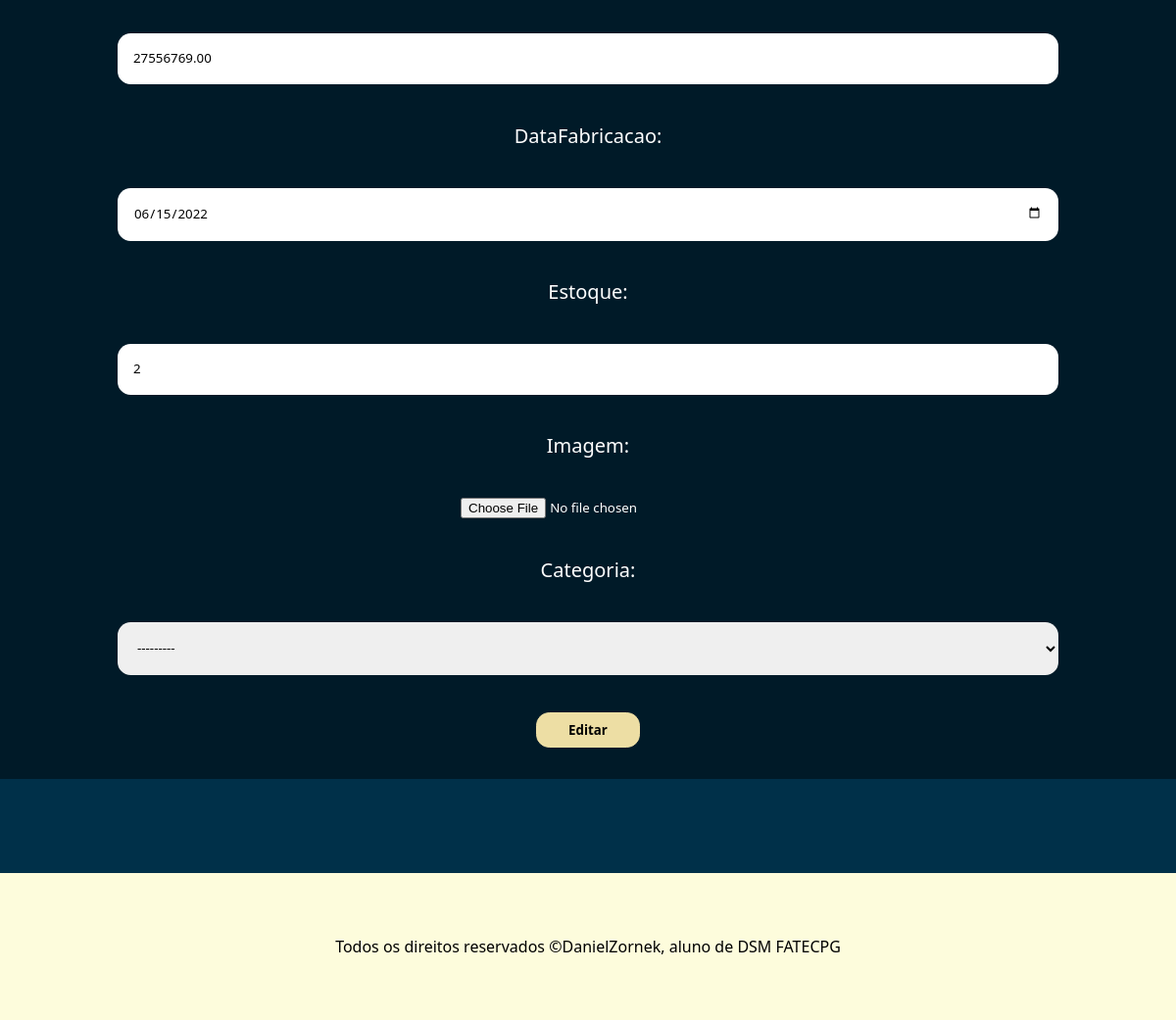
The page /editar-produto/2 (lower part) on the database as committed earlier.
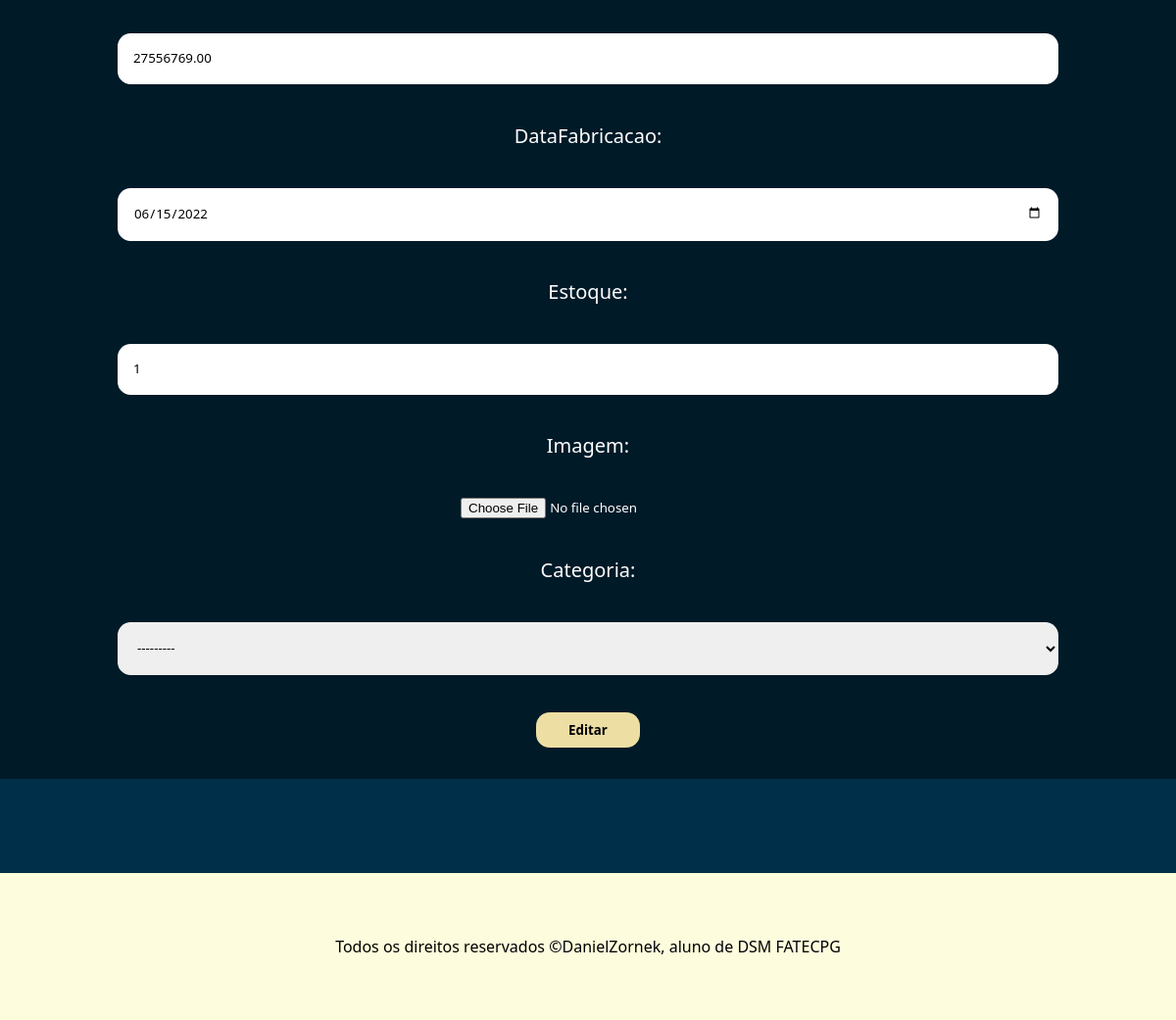
The same page on the database as committed later.
### app/models.py (models this page shows, shortened)
class Veiculo(models.Model):
    marca = models.CharField(max_length=80)
    modelo = models.CharField(max_length=80)
    descricao = models.CharField(max_length=200)
    preco = models.DecimalField(max_digits=15, decimal_places=2)
    dataFabricacao = models.DateField()
    estoque = models.IntegerField()
    imagem = models.ImageField(upload_to='imagens/')
    categoria = models.ForeignKey(Categoria, on_delete=models.SET_NULL, null=True, blank=True)

### app/views.py (the view)
# urls.py: path("editar-produto/<int:veiculo_cd>", views.editar_produto, name="editar_produto"),
def editar_produto(request, veiculo_cd):
    veiculo = Veiculo.objects.get(id=veiculo_cd)
    formVeiculoEditar = VeiculoForm(request.POST or None, instance=veiculo)
    if request.POST:
        if formVeiculoEditar.is_valid():
            formVeiculoEditar.save()
            return redirect("exibirProdutos")
    else:
        return render(request, "editar_produto.html", {'formEditarVeiculo' : formVeiculoEditar})

### app/forms.py
class VeiculoForm(forms.ModelForm):
    class Meta:
        model = Veiculo
        fields = ('marca', 'modelo', 'descricao', 'preco', 'dataFabricacao', 'estoque', 'imagem', 'categoria')
        widgets = {
            'marca' : forms.TextInput(attrs={'type':'text', 'class':'form-input'}),
            'modelo' : forms.TextInput(attrs={'type':'text', 'class':'form-input'}),
            'descricao' : forms.TextInput(attrs={'type':'text', 'class':'form-input'}),
            'preco' : forms.TextInput(attrs={'type':'number', 'class':'form-input'}),
            'dataFabricacao' : forms.TextInput(attrs={'type':'date', 'class':'form-input'}),
            'estoque' : forms.TextInput(attrs={'type':'number', 'class':'form-input'}),
            'imagem' : forms.FileInput(attrs={'accept': 'image/*'}),
            'categoria' : forms.Select(attrs={
                    'placeholder': 'Selecione a Categoria',
                    'class':'form-input'
                })
        }

### app/models.py (called while the page is built)
    def __str__(self):
        return f"{self.nome}"

### app/templates/editar_produto.html (shortened to what this page needs)
{% extends "template.html" %}
{% load static %}
{% block style %} <link rel="stylesheet" href="{% static '_forms.css' %}"> {% endblock %}
{% block conteudo %}
    <form class="form" method="post" enctype="multipart/form-data">
        {{ formEditarVeiculo.as_p }}
        <button type="submit" class="form-button">
            Editar
        </button>
    </form>
{% endblock %}

Rows that differ between the two databases and show on the page:
changed Veiculo: estoque "2" → "1"
